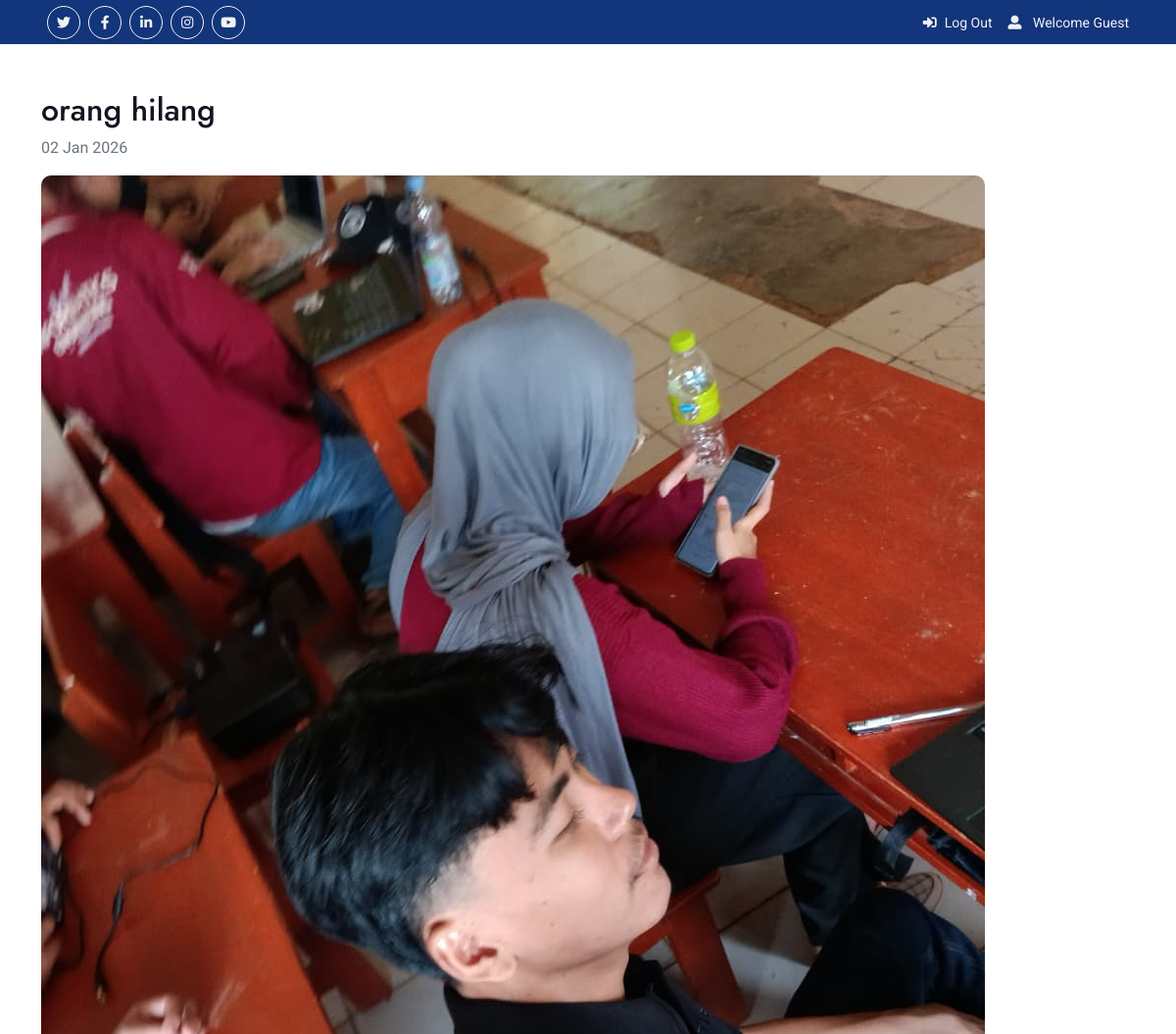
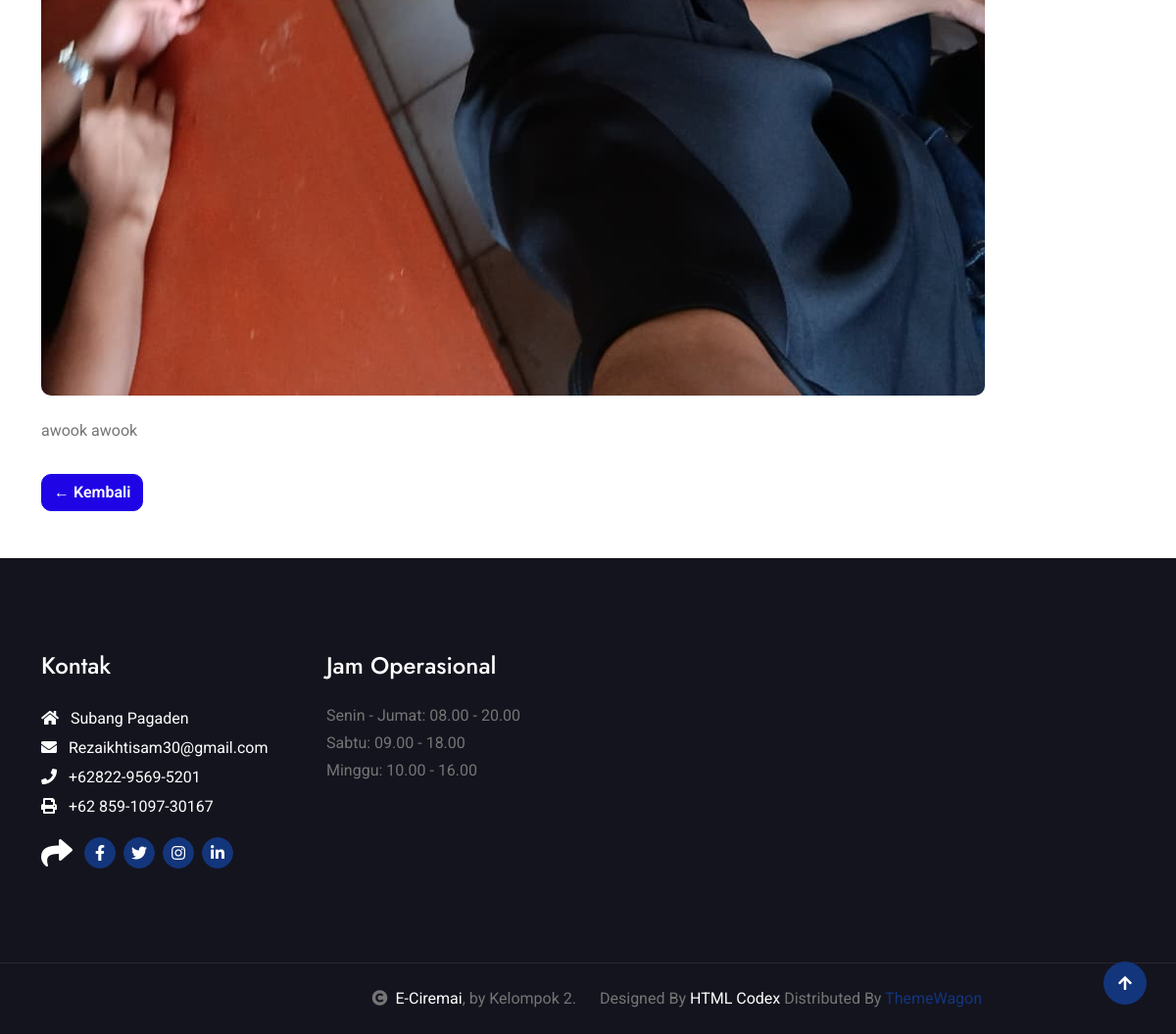
/berita_detail.php?id=2, run on the app's committed database (2 pictures, top to bottom).
### tables this page shows
CREATE TABLE `berita` (
  `id` int(11) NOT NULL,
  `judul` varchar(255) DEFAULT NULL,
  `ringkas` text DEFAULT NULL,
  `konten` text DEFAULT NULL,
  `gambar` varchar(255) DEFAULT NULL,
  `created_at` datetime DEFAULT NULL
);

### berita_detail.php (the view)
<?php include "header.php";
$id = $_GET['id'];
$d = mysqli_fetch_assoc(mysqli_query($koneksi,"SELECT * FROM berita WHERE id='$id'"));
?>
<div class="container my-5">
    <h2><?= $d['judul'] ?></h2>
    <p class="text-muted"><?= date('d M Y', strtotime($d['created_at'])) ?></p>
    <img src="img/berita/<?= $d['gambar'] ?>" class="img-fluid rounded mb-4">
    <p><?= nl2br($d['konten']) ?></p>
    <a href="berita.php" class="btn btn-secondary mt-3">← Kembali</a>
</div>
<?php include "footer.php"; ?>

### css/style.css (style rules this page uses)
.btn { font-weight: 600; transition: .5s; }

### data on the page
berita: judul "orang hilang", created_at "02 Jan 2026", gambar (picture), konten "awook awook"

### other printed values
$_SESSION['username'] "Guest"
